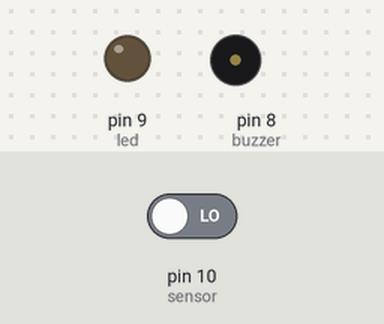
Simulated run of this sketch. Board: Arduino Uno, built with avr-gcc and run on an emulated ATmega328P. Shown: output pins drawn as LEDs (lit = HIGH), buzzer (waves = sounding, pin HIGH). Dashed ring = blinking. Inputs (shaded band) come from the test bench; at power-on: pin 10 (sensor) LOW.

Above: at 1.2 s.
1.3 s: pin 10 (sensor) driven HIGH
At 1.51 s:
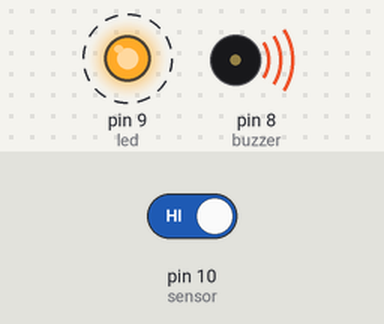
4.3 s: pin 10 (sensor) driven LOW
At 4.3 s:
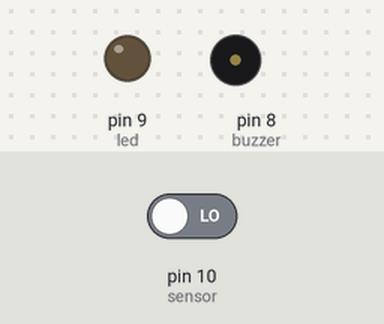
Timing chart, 0 to 7.3 s (numbered marks = the images above; inputs shaded):
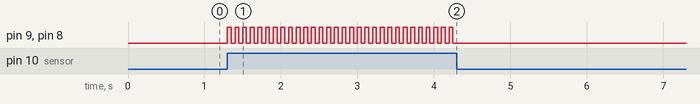

Measured:
- after the input at 1.3 s, pin 9 (led), pin 8 (buzzer): alternates HIGH for 0.05 s and LOW for 0.05 s, starting at once
- after the input at 4.3 s, pin 9 (led), pin 8 (buzzer): stops changing and stays LOW

The sketch:

BLKLab_PRJ40_Mach_Canh_Bao_An_Ninh_Bang_Den_Hong_Ngoai.ino
```cpp
int buzzer = 8,                          //Khai báo chân điều khiển còi
    led = 9,                             //khai báo chân điều khiển đèn báo
    sensor = 10;                         //Khai báo chân nhận tín hiệu cảm biến
void setup(){
  pinMode(led,OUTPUT);                   //Cài đặt chức năng cho các chân điều khiển đã khai báo
  pinMode(buzzer,OUTPUT);
  pinMode(sensor,INPUT);
  digitalWrite(led,0);                   //Tắt đèn khi bắt đầu chương trình
  digitalWrite(buzzer,0);                //Tắt còi khi bắt đầu chương trình
}
void loop(){
  int stage = digitalRead(sensor);       //Đọc trạng thái cảm biến
  if(stage==1){                          //Khi phát hiện vật thể xâm nhập cản tín hiệu từ LED phát truyền tới -> cảnh báo
   for(int i = 0; i<30; i++){
    digitalWrite(led,1);
    digitalWrite(buzzer,1);
    delay(50);
    digitalWrite(led,0);
    digitalWrite(buzzer,0);
    delay(50);
   }
  }
  else{
    digitalWrite(led,0);                 //Nếu không phát hiện tín hiệu bị ngắt, tắt đèn
    digitalWrite(buzzer,0);
  }
}
```
